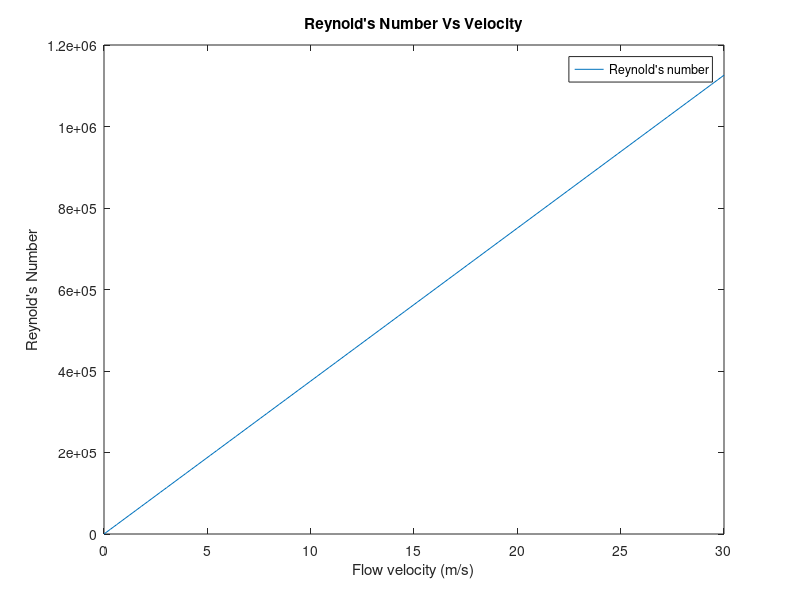

This chart was generated by the following MATLAB code:
close all;
rho = 1.177;
vis = 1.568*10^(-5);
%Air property at 27 degrees Celsuis
L = 0.5;
%Characteristic length, subject to change
v = linspace(0,30);
laminor = repmat(2300,100,1);
turbulent = repmat(4600,100,1);
Re = rho*v*L/vis;
max_air_v = 0.3*340;
plot(v, Re)
legend("Reynold's number")
xlabel('Flow velocity (m/s)')
ylabel("Reynold's Number")
title("Reynold's Number Vs Velocity")